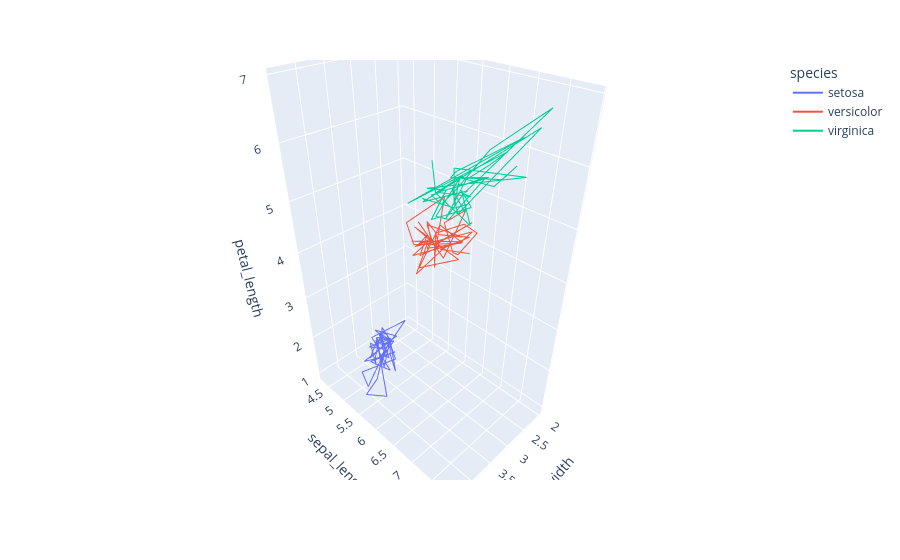

Write notebook code for a chart like this one.
### Code cell
px.line_3d(df, x="sepal_width", y="sepal_length", z="petal_length", color="species")

### Figure 1 — Plotly figure (JSON) as saved in the notebook; plotly's stock layout.template omitted (floating-point values rounded to 4 significant figures)
{"data": [{"hovertemplate": "species=setosa<br>sepal_width=%{x}<br>sepal_length=%{y}<br>petal_length=%{z}<extra></extra>", "legendgroup": "setosa", "line": {"color": "#636efa", "dash": "solid"}, "marker": {"symbol": "circle"}, "mode": "lines", "name": "setosa", "scene": "scene", "showlegend": true, "x": [3.5, 3.0, 3.2, 3.1, 3.6, 3.9, 3.4, 3.4, 2.9, 3.1, 3.7, 3.4, 3.0, 3.0, 4.0, 4.4, 3.9, 3.5, 3.8, 3.8, 3.4, 3.7, 3.6, 3.3, 3.4, 3.0, 3.4, 3.5, 3.4, 3.2, 3.1, 3.4, 4.1, 4.2, 3.1, 3.2, 3.5, 3.1, 3.0, 3.4, 3.5, 2.3, 3.2, 3.5, 3.8, 3.0, 3.8, 3.2, 3.7, 3.3], "y": [5.1, 4.9, 4.7, 4.6, 5.0, 5.4, 4.6, 5.0, 4.4, 4.9, 5.4, 4.8, 4.8, 4.3, 5.8, 5.7, 5.4, 5.1, 5.7, 5.1, 5.4, 5.1, 4.6, 5.1, 4.8, 5.0, 5.0, 5.2, 5.2, 4.7, 4.8, 5.4, 5.2, 5.5, 4.9, 5.0, 5.5, 4.9, 4.4, 5.1, 5.0, 4.5, 4.4, 5.0, 5.1, 4.8, 5.1, 4.6, 5.3, 5.0], "z": [1.4, 1.4, 1.3, 1.5, 1.4, 1.7, 1.4, 1.5, 1.4, 1.5, 1.5, 1.6, 1.4, 1.1, 1.2, 1.5, 1.3, 1.4, 1.7, 1.5, 1.7, 1.5, 1.0, 1.7, 1.9, 1.6, 1.6, 1.5, 1.4, 1.6, 1.6, 1.5, 1.5, 1.4, 1.5, 1.2, 1.3, 1.5, 1.3, 1.5, 1.3, 1.3, 1.3, 1.6, 1.9, 1.4, 1.6, 1.4, 1.5, 1.4], "type": "scatter3d"}, {"hovertemplate": "species=versicolor<br>sepal_width=%{x}<br>sepal_length=%{y}<br>petal_length=%{z}<extra></extra>", "legendgroup": "versicolor", "line": {"color": "#EF553B", "dash": "solid"}, "marker": {"symbol": "circle"}, "mode": "lines", "name": "versicolor", "scene": "scene", "showlegend": true, "x": [3.2, 3.2, 3.1, 2.3, 2.8, 2.8, 3.3, 2.4, 2.9, 2.7, 2.0, 3.0, 2.2, 2.9, 2.9, 3.1, 3.0, 2.7, 2.2, 2.5, 3.2, 2.8, 2.5, 2.8, 2.9, 3.0, 2.8, 3.0, 2.9, 2.6, 2.4, 2.4, 2.7, 2.7, 3.0, 3.4, 3.1, 2.3, 3.0, 2.5, 2.6, 3.0, 2.6, 2.3, 2.7, 3.0, 2.9, 2.9, 2.5, 2.8], "y": [7.0, 6.4, 6.9, 5.5, 6.5, 5.7, 6.3, 4.9, 6.6, 5.2, 5.0, 5.9, 6.0, 6.1, 5.6, 6.7, 5.6, 5.8, 6.2, 5.6, 5.9, 6.1, 6.3, 6.1, 6.4, 6.6, 6.8, 6.7, 6.0, 5.7, 5.5, 5.5, 5.8, 6.0, 5.4, 6.0, 6.7, 6.3, 5.6, 5.5, 5.5, 6.1, 5.8, 5.0, 5.6, 5.7, 5.7, 6.2, 5.1, 5.7], "z": [4.7, 4.5, 4.9, 4.0, 4.6, 4.5, 4.7, 3.3, 4.6, 3.9, 3.5, 4.2, 4.0, 4.7, 3.6, 4.4, 4.5, 4.1, 4.5, 3.9, 4.8, 4.0, 4.9, 4.7, 4.3, 4.4, 4.8, 5.0, 4.5, 3.5, 3.8, 3.7, 3.9, 5.1, 4.5, 4.5, 4.7, 4.4, 4.1, 4.0, 4.4, 4.6, 4.0, 3.3, 4.2, 4.2, 4.2, 4.3, 3.0, 4.1], "type": "scatter3d"}, {"hovertemplate": "species=virginica<br>sepal_width=%{x}<br>sepal_length=%{y}<br>petal_length=%{z}<extra></extra>", "legendgroup": "virginica", "line": {"color": "#00cc96", "dash": "solid"}, "marker": {"symbol": "circle"}, "mode": "lines", "name": "virginica", "scene": "scene", "showlegend": true, "x": [3.3, 2.7, 3.0, 2.9, 3.0, 3.0, 2.5, 2.9, 2.5, 3.6, 3.2, 2.7, 3.0, 2.5, 2.8, 3.2, 3.0, 3.8, 2.6, 2.2, 3.2, 2.8, 2.8, 2.7, 3.3, 3.2, 2.8, 3.0, 2.8, 3.0, 2.8, 3.8, 2.8, 2.8, 2.6, 3.0, 3.4, 3.1, 3.0, 3.1, 3.1, 3.1, 2.7, 3.2, 3.3, 3.0, 2.5, 3.0, 3.4, 3.0], "y": [6.3, 5.8, 7.1, 6.3, 6.5, 7.6, 4.9, 7.3, 6.7, 7.2, 6.5, 6.4, 6.8, 5.7, 5.8, 6.4, 6.5, 7.7, 7.7, 6.0, 6.9, 5.6, 7.7, 6.3, 6.7, 7.2, 6.2, 6.1, 6.4, 7.2, 7.4, 7.9, 6.4, 6.3, 6.1, 7.7, 6.3, 6.4, 6.0, 6.9, 6.7, 6.9, 5.8, 6.8, 6.7, 6.7, 6.3, 6.5, 6.2, 5.9], "z": [6.0, 5.1, 5.9, 5.6, 5.8, 6.6, 4.5, 6.3, 5.8, 6.1, 5.1, 5.3, 5.5, 5.0, 5.1, 5.3, 5.5, 6.7, 6.9, 5.0, 5.7, 4.9, 6.7, 4.9, 5.7, 6.0, 4.8, 4.9, 5.6, 5.8, 6.1, 6.4, 5.6, 5.1, 5.6, 6.1, 5.6, 5.5, 4.8, 5.4, 5.6, 5.1, 5.1, 5.9, 5.7, 5.2, 5.0, 5.2, 5.4, 5.1], "type": "scatter3d"}], "layout": {"scene": {"domain": {"x": [0.0, 1.0], "y": [0.0, 1.0]}, "xaxis": {"title": {"text": "sepal_width"}}, "yaxis": {"title": {"text": "sepal_length"}}, "zaxis": {"title": {"text": "petal_length"}}}, "legend": {"title": {"text": "species"}, "tracegroupgap": 0}, "margin": {"t": 60}}}
